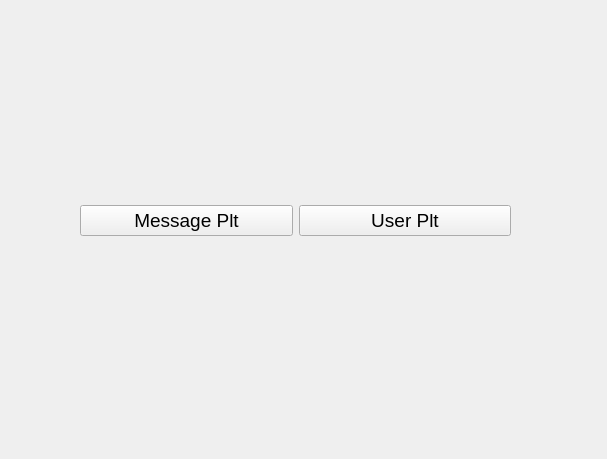
<?xml version="1.0" encoding="UTF-8"?>
<ui version="4.0">
 <class>Plot</class>
 <widget class="QWidget" name="Plot">
  <property name="geometry">
   <rect>
    <x>0</x>
    <y>0</y>
    <width>607</width>
    <height>459</height>
   </rect>
  </property>
  <property name="windowTitle">
   <string>Form</string>
  </property>
  <widget class="QWidget" name="horizontalLayoutWidget">
   <property name="geometry">
    <rect>
     <x>80</x>
     <y>140</y>
     <width>431</width>
     <height>161</height>
    </rect>
   </property>
   <layout class="QHBoxLayout" name="horizontalLayout">
    <item>
     <widget class="QPushButton" name="pushButton_message">
      <property name="font">
       <font>
        <pointsize>14</pointsize>
       </font>
      </property>
      <property name="text">
       <string>Message Plt</string>
      </property>
     </widget>
    </item>
    <item>
     <widget class="QPushButton" name="pushButton_user">
      <property name="font">
       <font>
        <pointsize>14</pointsize>
       </font>
      </property>
      <property name="text">
       <string>User Plt</string>
      </property>
     </widget>
    </item>
   </layout>
  </widget>
 </widget>
 <resources/>
 <connections/>
</ui>
